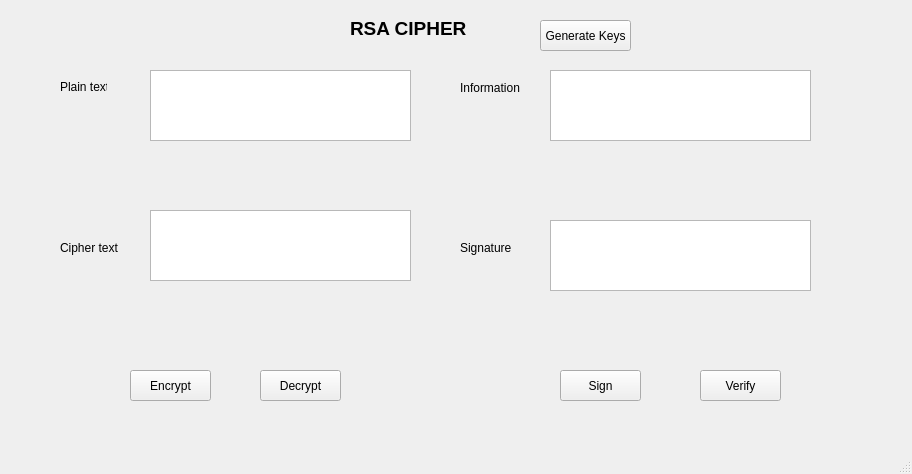
<?xml version="1.0" encoding="UTF-8"?>
<ui version="4.0">
 <class>MainWindow</class>
 <widget class="QMainWindow" name="MainWindow">
  <property name="geometry">
   <rect>
    <x>0</x>
    <y>0</y>
    <width>912</width>
    <height>474</height>
   </rect>
  </property>
  <property name="windowTitle">
   <string>MainWindow</string>
  </property>
  <widget class="QWidget" name="centralwidget">
   <widget class="QLabel" name="label">
    <property name="geometry">
     <rect>
      <x>60</x>
      <y>80</y>
      <width>47</width>
      <height>13</height>
     </rect>
    </property>
    <property name="text">
     <string>Plain text</string>
    </property>
   </widget>
   <widget class="QLabel" name="label_2">
    <property name="geometry">
     <rect>
      <x>60</x>
      <y>240</y>
      <width>61</width>
      <height>16</height>
     </rect>
    </property>
    <property name="text">
     <string>Cipher text</string>
    </property>
   </widget>
   <widget class="QLabel" name="label_3">
    <property name="geometry">
     <rect>
      <x>460</x>
      <y>80</y>
      <width>61</width>
      <height>16</height>
     </rect>
    </property>
    <property name="text">
     <string>Information</string>
    </property>
   </widget>
   <widget class="QLabel" name="label_4">
    <property name="geometry">
     <rect>
      <x>460</x>
      <y>240</y>
      <width>51</width>
      <height>16</height>
     </rect>
    </property>
    <property name="text">
     <string>Signature</string>
    </property>
   </widget>
   <widget class="QLabel" name="label5">
    <property name="geometry">
     <rect>
      <x>350</x>
      <y>20</y>
      <width>151</width>
      <height>16</height>
     </rect>
    </property>
    <property name="font">
     <font>
      <pointsize>14</pointsize>
      <weight>75</weight>
      <bold>true</bold>
     </font>
    </property>
    <property name="text">
     <string>RSA CIPHER</string>
    </property>
   </widget>
   <widget class="QPushButton" name="btn_gen_keys">
    <property name="geometry">
     <rect>
      <x>540</x>
      <y>20</y>
      <width>91</width>
      <height>31</height>
     </rect>
    </property>
    <property name="text">
     <string>Generate Keys</string>
    </property>
   </widget>
   <widget class="QPushButton" name="btn_encrypt">
    <property name="geometry">
     <rect>
      <x>130</x>
      <y>370</y>
      <width>81</width>
      <height>31</height>
     </rect>
    </property>
    <property name="text">
     <string>Encrypt</string>
    </property>
   </widget>
   <widget class="QPushButton" name="btn_decrypt">
    <property name="geometry">
     <rect>
      <x>260</x>
      <y>370</y>
      <width>81</width>
      <height>31</height>
     </rect>
    </property>
    <property name="text">
     <string>Decrypt</string>
    </property>
   </widget>
   <widget class="QPushButton" name="btn_sign">
    <property name="geometry">
     <rect>
      <x>560</x>
      <y>370</y>
      <width>81</width>
      <height>31</height>
     </rect>
    </property>
    <property name="text">
     <string>Sign</string>
    </property>
   </widget>
   <widget class="QPushButton" name="btn_verify">
    <property name="geometry">
     <rect>
      <x>700</x>
      <y>370</y>
      <width>81</width>
      <height>31</height>
     </rect>
    </property>
    <property name="text">
     <string>Verify</string>
    </property>
   </widget>
   <widget class="QTextEdit" name="txt_plain_text">
    <property name="geometry">
     <rect>
      <x>150</x>
      <y>70</y>
      <width>261</width>
      <height>71</height>
     </rect>
    </property>
   </widget>
   <widget class="QTextEdit" name="txt_info">
    <property name="geometry">
     <rect>
      <x>550</x>
      <y>70</y>
      <width>261</width>
      <height>71</height>
     </rect>
    </property>
   </widget>
   <widget class="QTextEdit" name="txt_cipher_text">
    <property name="geometry">
     <rect>
      <x>150</x>
      <y>210</y>
      <width>261</width>
      <height>71</height>
     </rect>
    </property>
   </widget>
   <widget class="QTextEdit" name="txt_sign">
    <property name="geometry">
     <rect>
      <x>550</x>
      <y>220</y>
      <width>261</width>
      <height>71</height>
     </rect>
    </property>
   </widget>
  </widget>
  <widget class="QMenuBar" name="menubar">
   <property name="geometry">
    <rect>
     <x>0</x>
     <y>0</y>
     <width>912</width>
     <height>21</height>
    </rect>
   </property>
  </widget>
  <widget class="QStatusBar" name="statusbar"/>
 </widget>
 <resources/>
 <connections/>
</ui>
